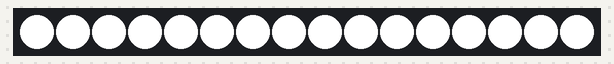
This sketch was run on a simulated ESP32. Parts: 16 RGB LEDs in strip order, left to right. Dim RGB values are drawn brighter than linear; what the sketch prints to the serial monitor is not drawn.

Above: at 0.1 s.
At 0.7 s:
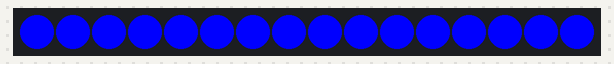
At 1.1 s:
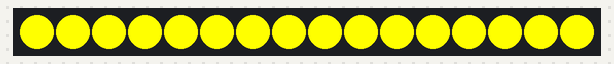
At 1.5 s:
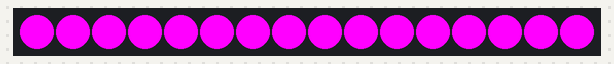
At 2.3 s:
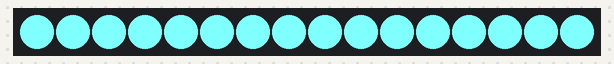
At 3.1 s:
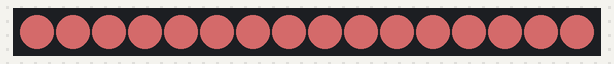

The sketch:

WSRGBLedTest.ino
```cpp
#include <String.h>
#include "Pinset.h"
#include <WiFi.h>
String connectstr ;
#include <Adafruit_NeoPixel.h>

Adafruit_NeoPixel pixels = Adafruit_NeoPixel(NUMPIXELS, WSPIN, NEO_GRB + NEO_KHZ800);


byte RedValue = 0, GreenValue = 0, BlueValue = 0;
String ReadStr = "      " ;
int delayval = 500; // delay for half a second


void setup() {
  // put your setup code here, to run once:
     initAll() ;
}


void loop() {

}

void ChangeBulbColor(int r,int g,int b)
{
      // For a set of NeoPixels the first NeoPixel is 0, second is 1, all the way up to the count of pixels minus one.
   for(int i=0;i<NUMPIXELS;i++)
   {
        // pixels.Color takes RGB values, from 0,0,0 up to 255,255,255
        pixels.setPixelColor(i, pixels.Color(r,g,b)); // Moderately bright green color.

       // delay(delayval); // Delay for a period of time (in milliseconds).
    }
      pixels.show(); // This sends the updated pixel color to the hardware.
}


void CheckLed()
{
     for(int i = 0 ; i <16; i++)
        {
              ChangeBulbColor(CheckColor[i][0],CheckColor[i][1],CheckColor[i][2]) ;
              delay(CheckColorDelayTime) ;
        }
}
void DebugMsg(String msg)
{
    if (_Debug != 0)
        {
          Serial.print(msg) ;
        }

}
void DebugMsgln(String msg)
{
    if (_Debug != 0)
        {
          Serial.println(msg) ;
        }

}

void initAll()
{

    Serial.begin(9600);
     Serial2.begin(9600, SERIAL_8N1, RXD2, TXD2);
  Serial.println("System Start") ;
   //---------------------
    pixels.begin();
  pixels.setBrightness(255);  // Lower brightness and save eyeballs!
  pixels.show(); // Initialize all pixels to 'off'


    DebugMsgln("Program Start Here") ;
      pixels.begin(); // This initializes the NeoPixel library.
      DebugMsgln("init LED") ;
    ChangeBulbColor(RedValue,GreenValue,BlueValue) ;
      DebugMsgln("Turn off LED") ;
      if (TestLed ==  1)
          {
               CheckLed() ;
                 DebugMsgln("Check LED") ;
                  ChangeBulbColor(RedValue,GreenValue,BlueValue) ;
                  DebugMsgln("Turn off LED") ;
          }


      DebugMsgln("Clear Bluetooth Buffer") ;
    //  ClearBluetoothBuffer() ;

}
```

Pinset.h
```cpp
#define _Debug 1
#define TestLed 1
#include <String.h>
#define WSPIN            15
#define NUMPIXELS      16
#define RXD2 16
#define TXD2 17

#define CheckColorDelayTime 200
#define initDelayTime 2000
#define CommandDelay 100
int CheckColor[][3] = {
                          {255 , 255,255} ,
                          {255 , 0,0} ,
                          {0 , 255,0} ,
                          {0 , 0,255} ,
                          {255 , 128,64} ,
                          {255 , 255,0} ,
                          {0 , 255,255} ,
                          {255 , 0,255} ,
                          {255 , 255,255} ,
                          {255 , 128,0} ,
                          {255 , 128,128} ,
                          {128 , 255,255} ,
                          {128 , 128,192} ,
                          {0 , 128,255} ,
                          {255 , 0,128} ,
                          {128 , 64,64} ,
                          {0 , 0,0} } ;
```
